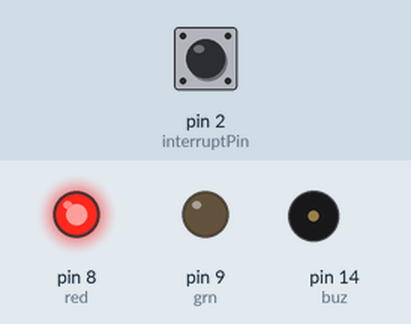
This sketch was run on a simulated Arduino Uno, built with avr-gcc and run on an emulated ATmega328P. Shown: output pins drawn as LEDs (lit = HIGH), buzzer (waves = sounding). The inputs (shaded band) are chosen by the test bench; at power-on: pin 2 (interruptPin) LOW. The audio player accepts every command and is not drawn.

Above: at 1.2 s.
1.3 s: pin 2 (interruptPin) pulled HIGH for 0.15 s
At 10.4 s:
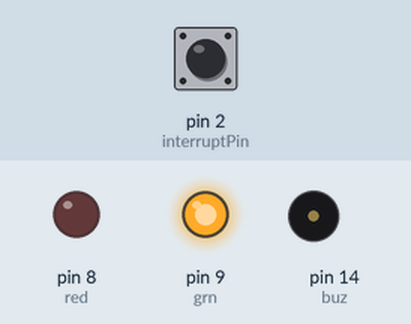
At 18.9 s:
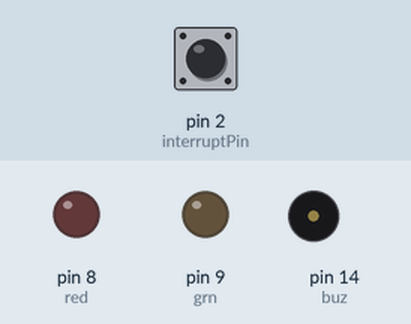
Timing chart, 0 to 24.5 s (numbered marks = the images above; inputs shaded):
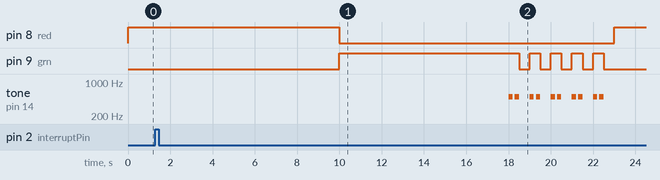

The sketch:

pressure_signal_alarm.ino
```cpp
#include <SoftwareSerial.h>
#include <DFMiniMp3.h>

const byte interruptPin = 2;
volatile byte state = LOW;

class Mp3Notify
{
public:
  static void OnError(uint16_t errorCode)
  {
    // see DfMp3_Error for code meaning
    Serial.println();
    Serial.print("Com Error ");
    Serial.println(errorCode);
  }

  static void OnPlayFinished(uint16_t globalTrack)
  {
    Serial.println();
    Serial.print("Play finished for #");
    Serial.println(globalTrack);
  }

  static void OnCardOnline(uint16_t code)
  {
    Serial.println();
    Serial.print("Card online ");
    Serial.println(code);
  }

  static void OnUsbOnline(uint16_t code)
  {
    Serial.println();
    Serial.print("USB Disk online ");
    Serial.println(code);
  }

  static void OnCardInserted(uint16_t code)
  {
    Serial.println();
    Serial.print("Card inserted ");
    Serial.println(code);
  }

  static void OnUsbInserted(uint16_t code)
  {
    Serial.println();
    Serial.print("USB Disk inserted ");
    Serial.println(code);
  }

  static void OnCardRemoved(uint16_t code)
  {
    Serial.println();
    Serial.print("Card removed ");
    Serial.println(code);
  }

  static void OnUsbRemoved(uint16_t code)
  {
    Serial.println();
    Serial.print("USB Disk removed ");
    Serial.println(code);
  }
};

SoftwareSerial secondarySerial(10, 11);
DFMiniMp3<SoftwareSerial, Mp3Notify> mp3(secondarySerial);

int red = 8, grn = 9, buz = 14;
void setup(){
    pinMode(red,OUTPUT);
    pinMode(grn, OUTPUT);
    mp3.begin();
    mp3.setVolume(24);

    pinMode(interruptPin, INPUT);
    attachInterrupt(digitalPinToInterrupt(interruptPin), app, CHANGE);

}
void loop(){
    digitalWrite(grn, 0);
    digitalWrite(red, 1);
    if(state == 1){
      mp3.playMp3FolderTrack(1);
      delay(4000);

      mp3.playMp3FolderTrack(3);
      delay(4000);
      delay(2000);
      state = !state;
    }
    else{
      delay(10000);
    }


    digitalWrite(red, 0);
    digitalWrite(grn, 1);
    if(state == 1){
      mp3.playMp3FolderTrack(2);
      delay(4000);
      mp3.playMp3FolderTrack(3);
      delay(4000);
      for(int i = 0; i < 5; i++){
        digitalWrite(grn, 1);
        tone(buz,500,500);delay(200);noTone(buz);delay(100);
        tone(buz,500,500);delay(200);noTone(buz);
        //beep-beep
        digitalWrite(grn, 0);
        delay(500);
      }
      state = !state;
    }
    else{
        delay(8000);
        for(int i = 0; i < 5; i++){
          digitalWrite(grn, 1);
          delay(500);
        //beep-beep
          digitalWrite(grn, 0);
          delay(500);
      }
    }
}

void app() {
  state = 1;
}
```

Measured:
- after the input at 1.3 s, tone on pin 14 (buz): silent → 500 Hz after 16.7 s, then repeats every 1.0 s: silent 0.10 s, 500 Hz 0.20 s, silent 0.50 s, 500 Hz 0.20 s, until it stays silent from 22.5 s
